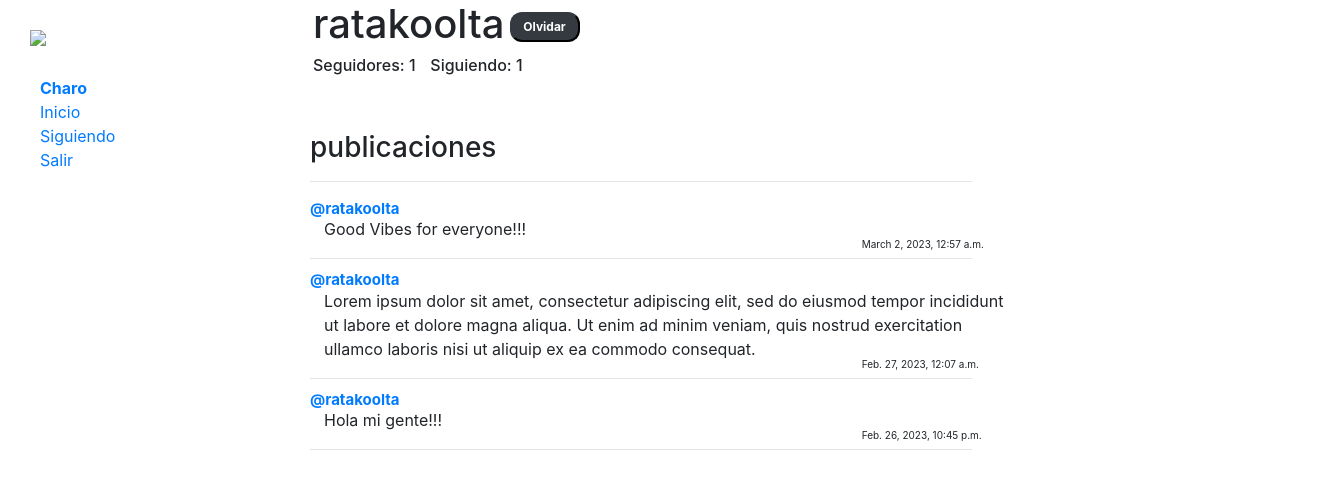
The page /profile/2 (signed in) on the database its author committed.
### network/models.py (models this page shows, shortened)
class User(AbstractUser):
    pass

class Post(models.Model):
    user = models.ForeignKey(User, on_delete=models.CASCADE, related_name="autor")
    post = models.CharField(max_length=140)
    date = models.DateTimeField(auto_now_add=True)

### network/views.py (the view)
# urls.py: path("profile/<int:user_id>", views.profile, name="profile"),
def profile(request, user_id):
    user = User.objects.get(pk=user_id)
    inicio = Post.objects.filter(user=user).order_by("id").reverse()
    follower = Follow.objects.filter(user=user)
    followed = Follow.objects.filter(followed=user)
    try:
        checkfollow = followed.filter(user=User.objects.get(pk=request.user.id))
        if len(checkfollow) != 0:
            isFollowing = False
        else:
            isFollowing = True
    except:
        isFollowing = False
    paginator = Paginator(inicio, 10)
    paginas = request.GET.get('page')
    publicaciones = paginator.get_page(paginas)
    return render(request, "network/profile.html", {
        "inicio": inicio,
        "publicaciones": publicaciones,
        "username": user.username,
        "follower": follower,
        "followed": followed,
        "isFollowing": isFollowing,
        "user_profile": user
    })

### network/templates/network/profile.html (shortened to what this page needs)
{% extends "network/layout.html" %}
{% load static %}
{% block body %}
    <div class="row d-flex" style="margin-left: 3px;">
        <h1>{{ username }}</h1>
        {% if user.is_authenticated %}
            {% if user != user_profile %}
                {% if isFollowing %}
                    <form action="{% url 'follow' %}" method="post">
                        {% csrf_token %}
                        <input type="hidden" name="userfollow" value="{{ user_profile }}" />
                        <input type="submit" value="Seguir" class="btn-dark"/>
                    </form>
                {% else %}
                    <form action="{% url 'unfollow' %}" method="post">
                        <input type="submit" value="Olvidar" class="btn-dark"/>
                    </form>
                {% endif %}
            {% endif %}
        {% endif %}
    </div>
    <div class="row d-flex" style="margin-left: 3px;">
    <h6>Seguidores: {{ followed.count }}</h6><h6 style="color: white;">__</h6><h6>Siguiendo: {{ follower.count }}</h6>
    </div>
    <br><br>
    <h3>publicaciones</h3>
    <hr>
    <div class="inicio">
        {% for post in publicaciones %}
            <div>
                <p id="usuario"><a href="{% url 'profile' user_id=post.user.id %}">@{{ post.user }}</a></p>
                <p id="post"> {{ post.post }}</p>
                <p id="fecha">{{ post.date }}</p>
                <hr style="margin-bottom: 10px;">
            </div>
            {% endfor %}
    </div>
{% endblock %}

### network/templates/network/layout.html (shortened to what this page needs)
{% load static %}
<!DOCTYPE html>
<html lang="en">
    <head>
        <link rel="stylesheet" href="https://stackpath.bootstrapcdn.com/bootstrap/4.4.1/css/bootstrap.min.css">
        <link href="{% static 'network/styles.css' %}" rel="stylesheet">
        <link rel="stylesheet" href="https://cdnjs.cloudflare.com/ajax/libs/font-awesome/4.7.0/css/font-awesome.min.css">
    </head>
    <body>
        <div class="row">
            <div class="sidebar col-lg-2 col-md-3" id="side" style="width: 250px;">
                <a href="{% url 'index' %}"><img id="logo" src="https://res.cloudinary.com/db90zkbrv/image/upload/v1677458586/logo_geoodt.png"></a>
              <ul>
                {% if user.is_authenticated %}
                    <div>
                        <a href="{% url 'profile' user_id=user.id %}"><strong>{{ user.username }}</strong></a>
                    </div>
                {% endif %}
                    <div>
                        <a href="{% url 'index' %}">Inicio</a>
                    </div>
                {% if user.is_authenticated %}
                    <div>
                        <a href="{% url 'following' %}">Siguiendo</a>
                    </div>
                    <div>
                        <a href="{% url 'logout' %}">Salir</a>
                    </div>
                {% endif %}
              </ul>
            </div>
            <div class="main col-lg-10 col-md-9" id="main">
                    {% block body %}
                    {% endblock %}
            </div>
        </div>
    </body>
</html>

### network/static/network/styles.css (style rules this page uses)
#side { position: fixed; width: 310px; }
#main { margin-left: 310px; }
hr { width: 60%; margin-left: 0%; }
#usuario { font-weight: bold; margin-bottom: -3px; font-size: 15px; }
#post { margin-left: 14px; width: 690px; }
#fecha { font-size: 10px; margin-left: 50%; margin-top: -20px; margin-bottom: -10px; }
#logo { width: 250px; margin: 30px; }
body { overflow-x: hidden; }
.btn-dark { border-radius: 12px; width: 70px; height: 30px; font-weight: bold; margin-top: 12px; margin-left: 5px; font-size: 12px; }

### rows shown on the page
User: username "Charo"
User: username "ratakoolta"
Post: user "ratakoolta", post "Good Vibes for everyone!!!", date "March 2, 2023, 12:57 a.m."
Post: user "ratakoolta", post "Lorem ipsum dolor sit amet, consectetur adipiscing elit, sed do eiusmod tempor incididunt ut labore et dolore magna aliqua. Ut enim ad minim veniam, quis nostrud exercitation ullamco laboris nisi ut aliquip ex ea commodo consequat.", date "Feb. 27, 2023, 12:07 a.m."
Post: user "ratakoolta", post "Hola mi gente!!!", date "Feb. 26, 2023, 10:45 p.m."

### other values the page prints
{{ followed.count }} "1"
{{ follower.count }} "1"
